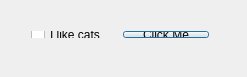
<?xml version="1.0" encoding="UTF-8"?>
<ui version="4.0">
 <class>Dialog</class>
 <widget class="QDialog" name="Dialog">
  <property name="geometry">
   <rect>
    <x>0</x>
    <y>0</y>
    <width>247</width>
    <height>77</height>
   </rect>
  </property>
  <property name="windowTitle">
   <string>Dialog</string>
  </property>
  <widget class="QWidget" name="">
   <property name="geometry">
    <rect>
     <x>20</x>
     <y>20</y>
     <width>200</width>
     <height>29</height>
    </rect>
   </property>
   <layout class="QHBoxLayout" name="horizontalLayout">
    <item>
     <widget class="QCheckBox" name="checkBox">
      <property name="text">
       <string>I like cats</string>
      </property>
     </widget>
    </item>
    <item>
     <widget class="QPushButton" name="pushButton">
      <property name="text">
       <string>Click Me</string>
      </property>
     </widget>
    </item>
   </layout>
  </widget>
 </widget>
 <layoutdefault spacing="6" margin="11"/>
 <resources/>
 <connections/>
</ui>
